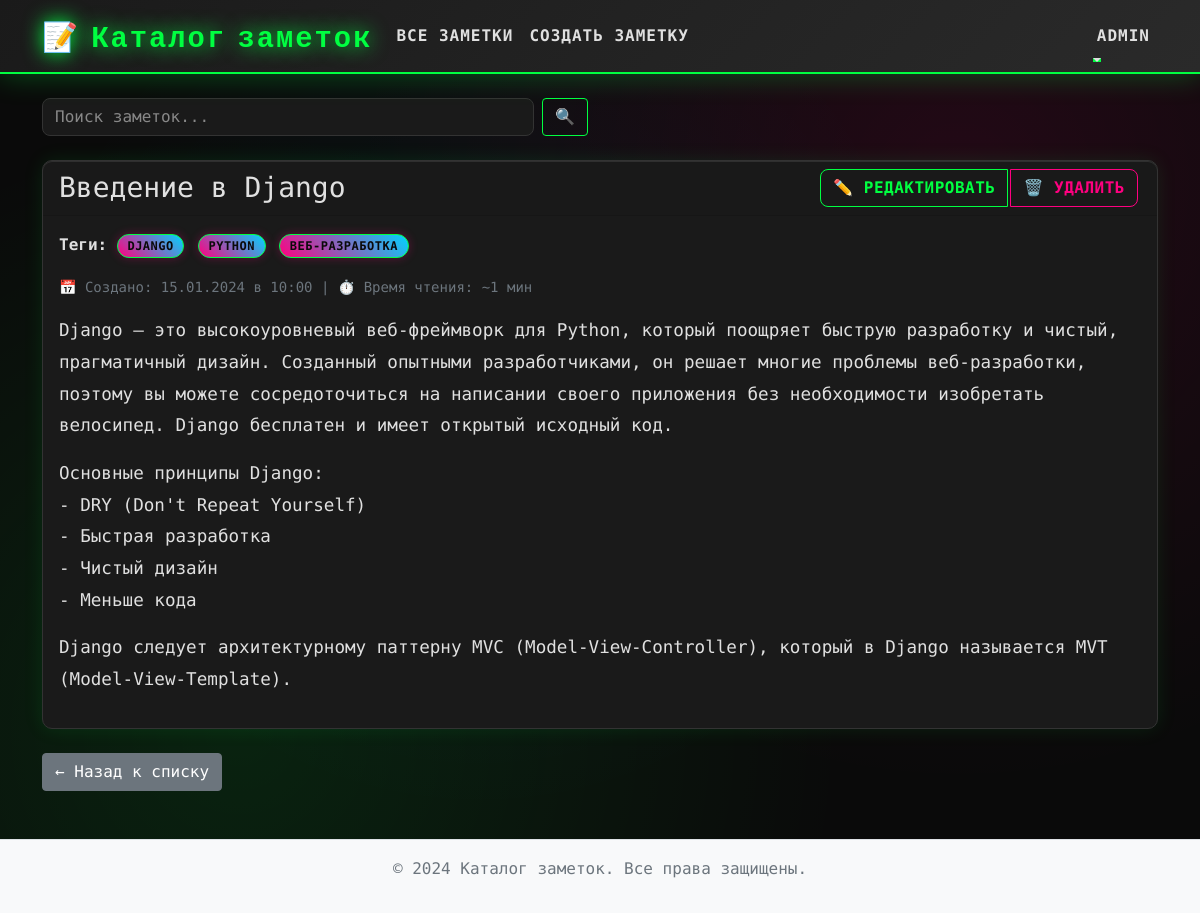
Screenshot of /notes/1/ (signed in) with the database file from the repository.
### NoteCatalog/models.py (models this page shows, shortened)
class Note(models.Model):
    title = models.CharField(max_length=200)
    body = models.TextField()
    created_at = models.DateTimeField(auto_now_add=True)
    updated_at = models.DateTimeField(auto_now=True)
    tags = models.ManyToManyField('Tag', related_name='notes', blank=True)
    class Meta:
        ordering = ['-created_at']

class Tag(models.Model):
    name = models.CharField(max_length=50)
    slug = models.SlugField(max_length=50, unique=True)
    class Meta:
        ordering = ['name']

### NoteCatalog/views.py (the view)
# urls.py: path("notes/<int:pk>/", views.NoteDetailView.as_view(), name="note_detail"),
class NoteDetailView(DetailView):
    model = Note
    template_name = 'notes/note_detail.html'
    context_object_name = 'note'
    def get_queryset(self):
        return Note.objects.prefetch_related('tags')

### NoteCatalog/templatetags/note_extras.py (called while the page is built)
@register.filter
def readtime(text):
    if not text:
        return "~0 мин"
    clean_text = re.sub(r'<[^>]+>', '', str(text))
    words = len(clean_text.split())
    minutes = words / 200
    if minutes < 1:
        return "~1 мин"
    elif minutes < 2:
        return f"~{int(minutes)} мин"
    else:
        return f"~{int(minutes)} мин"

### NoteCatalog/templates/notes/note_detail.html (shortened to what this page needs)
{% extends 'base.html' %}
{% load note_extras %}
{% block content %}
<div class="row">
    <div class="col-12">
        <div class="card">
            <div class="card-header d-flex justify-content-between align-items-center">
                <h1 class="h3 mb-0">{{ note.title }}</h1>
                {% if user.is_authenticated %}
                <div class="btn-group" role="group">
                    <a href="{% url 'note_update' note.pk %}" class="btn btn-outline-primary">✏️ Редактировать</a>
                    <a href="{% url 'note_delete' note.pk %}" class="btn btn-outline-danger">🗑️ Удалить</a>
                </div>
                {% endif %}
            </div>
            <div class="card-body">
                <div class="mb-3">
                    {% if note.tags.all %}
                        <div class="mb-3">
                            <strong>Теги:</strong>
                            {% for tag in note.tags.all %}
                                <a href="{% url 'tag_notes' tag.slug %}" class="badge bg-primary text-decoration-none me-1">
                                    {{ tag.name }}
                                </a>
                            {% endfor %}
                        </div>
                    {% endif %}
                    <div class="text-muted mb-3">
                        <small>
                            📅 Создано: {{ note.created_at|date:"d.m.Y в H:i" }}
                            | ⏱️ Время чтения: {{ note.body|readtime }}
                        </small>
                    </div>
                </div>
                <div class="note-content">
                    {{ note.body|linebreaks }}
                </div>
            </div>
        </div>
        <div class="mt-4">
            <a href="{% url 'note_list' %}" class="btn btn-secondary">← Назад к списку</a>
        </div>
    </div>
</div>
{% endblock %}

### NoteCatalog/templates/base.html (shortened to what this page needs)
<!DOCTYPE html>
<html lang="ru">
<head>
    {% load static %}
    <link href="https://cdn.jsdelivr.net/npm/bootstrap@5.1.3/dist/css/bootstrap.min.css" rel="stylesheet">
    <link rel="stylesheet" href="{% static 'css/style.css' %}">
</head>
<body>
    <nav class="navbar navbar-expand-lg navbar-dark bg-primary">
        <div class="container">
            <a class="navbar-brand" href="{% url 'note_list' %}">📝 Каталог заметок</a>
            <div class="collapse navbar-collapse" id="navbarNav">
                <ul class="navbar-nav me-auto">
                    <li class="nav-item">
                        <a class="nav-link" href="{% url 'note_list' %}">Все заметки</a>
                    </li>
                    {% if user.is_authenticated %}
                    <li class="nav-item">
                        <a class="nav-link" href="{% url 'note_create' %}">Создать заметку</a>
                    </li>
                    {% endif %}
                </ul>
                <ul class="navbar-nav">
                    {% if user.is_authenticated %}
                    <li class="nav-item dropdown">
                        <a class="nav-link dropdown-toggle" href="#" id="navbarDropdown" role="button" data-bs-toggle="dropdown">
                            {{ user.username }}
                        </a>
                    </li>
                    {% else %}
                    <li class="nav-item">
                        <a class="nav-link" href="{% url 'admin:login' %}">Войти</a>
                    </li>
                    {% endif %}
                </ul>
            </div>
        </div>
    </nav>
    <div class="container mt-4">
        <div class="row mb-4">
            <div class="col-md-6">
                <form method="get" action="{% url 'note_search' %}" class="d-flex">
                    <input class="form-control me-2" type="search" name="q" placeholder="Поиск заметок..."
                           value="{{ search_query|default:'' }}">
                    <button class="btn btn-outline-primary" type="submit">🔍</button>
                </form>
            </div>
        </div>
        {% block content %}
        {% endblock %}
    </div>
    <footer class="bg-light text-center text-muted py-3 mt-5">
        <div class="container">
            <p>&copy; 2024 Каталог заметок. Все права защищены.</p>
        </div>
    </footer>
</body>
</html>

### NoteCatalog/static/css/style.css (style rules this page uses)
:root { --cyber-primary: #00ff41; --cyber-secondary: #ff0080; --cyber-accent: #00d4ff; --cyber-bg: #0a0a0a; --cyber-bg-secondary: #1a1a1a; --cyber-text: #e0e0e0; --cyber-text-dim: #888; --cyber-border: #333; --cyber-glow: 0 0 20px; }
body { font-family: 'Share Tech Mono', monospace; line-height: 1.6; color: var(--cyber-text); background: var(--cyber-bg); background-image: radial-gradient(circle at 20% 80%, rgba(0, 255, 65, 0.1) 0%, transparent 50%), radial-gradient(circle at 80% 20%, rgba(255, 0, 128, 0.1) 0%, transparent 50%), radial-gradient(circle at 40% 40%, rgba(0, 212, 255, 0.05) 0%, transparent 50%); min-height: 100vh; }
.navbar-brand { font-family: 'Orbitron', monospace; font-weight: 900; font-size: 1.8rem; color: var(--cyber-primary) !important; text-shadow: var(--cyber-glow) var(--cyber-primary); letter-spacing: 2px; }
.navbar { background: linear-gradient(135deg, var(--cyber-bg-secondary) 0%, #2a2a2a 100%) !important; border-bottom: 2px solid var(--cyber-primary); box-shadow: 0 0 30px rgba(0, 255, 65, 0.3); }
.navbar-nav .nav-link { color: var(--cyber-text) !important; font-weight: 600; text-transform: uppercase; letter-spacing: 1px; transition: all 0.3s ease; position: relative; }
.navbar-nav .nav-link::after { content: ''; position: absolute; bottom: -5px; left: 0; width: 0; height: 2px; background: var(--cyber-primary); transition: width 0.3s ease; }
.card { background: var(--cyber-bg-secondary); border: 1px solid var(--cyber-border); border-radius: 10px; box-shadow: 0 0 20px rgba(0, 255, 65, 0.1), inset 0 1px 0 rgba(255, 255, 255, 0.1); transition: all 0.3s ease; position: relative; overflow: hidden; }
.card::before { content: ''; position: absolute; top: 0; left: -100%; width: 100%; height: 100%; background: linear-gradient(90deg, transparent, rgba(0, 255, 65, 0.1), transparent); transition: left 0.5s ease; }
.badge { font-size: 0.75rem; padding: 0.4em 0.8em; background: linear-gradient(45deg, var(--cyber-secondary), var(--cyber-accent)); color: var(--cyber-bg); border: 1px solid var(--cyber-primary); border-radius: 15px; font-weight: 600; text-transform: uppercase; letter-spacing: 0.5px; transition: all 0.3s ease; box-shadow: 0 0 10px rgba(255, 0, 128, 0.3); }
.note-content { font-size: 1.1rem; line-height: 1.8; color: var(--cyber-text); }
.note-content p { margin-bottom: 1rem; }
.btn-group .btn { border-radius: 8px; margin: 0 3px; font-weight: 600; text-transform: uppercase; letter-spacing: 0.5px; transition: all 0.3s ease; border: 1px solid; }
.btn-outline-primary { color: var(--cyber-primary); border-color: var(--cyber-primary); background: transparent; }
.btn-outline-danger { color: var(--cyber-secondary); border-color: var(--cyber-secondary); background: transparent; }
.form-control { background: var(--cyber-bg-secondary); border: 1px solid var(--cyber-border); color: var(--cyber-text); border-radius: 8px; transition: all 0.3s ease; }
.form-control::placeholder { color: var(--cyber-text-dim); }
.card { animation: fadeIn 0.5s ease-out; }
footer { margin-top: auto; border-top: 1px solid #dee2e6; }
.text-muted { color: #6c757d !important; }
.navbar-nav .nav-link { transition: color 0.2s ease; }

### rows the page displays
Note: title "Введение в Django", created_at "15.01.2024 в 10:00", body|readtime "~1 мин", body "Django — это высокоуровневый веб-фреймворк для Python, который поощряет быструю разработку и чистый, прагматичный дизайн. Созданный опытными разработчиками, он решает многие проблемы веб-разработки, поэтому вы можете сосредоточиться на написании своего приложения без необходимости изобретать велосипед. Django бесплатен и имеет открытый исходный код. Основные принципы Django: - DRY (Don't Repeat Yourself) - Быстрая разработка - Чистый дизайн - Меньше кода Django следует архитектурному паттерну MVC (Model-View-Controller), который в Django называется MVT (Model-View-Template)."
Tag: name "DJANGO"
Tag: name "PYTHON"
Tag: name "ВЕБ-РАЗРАБОТКА"

### other values shown
{{ user.username }} "ADMIN"
